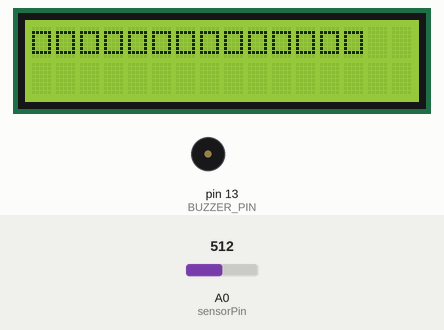
Recording of a sketch running on a simulated Arduino Uno, built with avr-gcc and run on an emulated ATmega328P. Shown: 16×2 character LCD, buzzer (waves = sounding). The test bench sets the inputs (shaded band); at power-on: A0 (sensorPin) = 512.

Above: at 0.87 s.
1.3 s: A0 (sensorPin) set to 993
3.6 s: A0 (sensorPin) set to 1019
At 4.4 s:
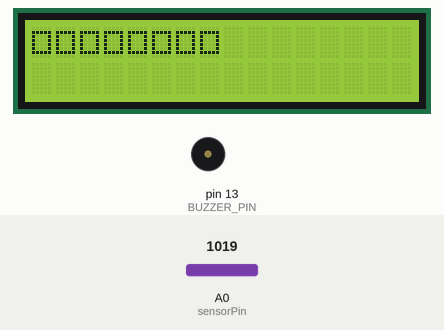
5.1 s: A0 (sensorPin) set to 990
At 8.0 s:
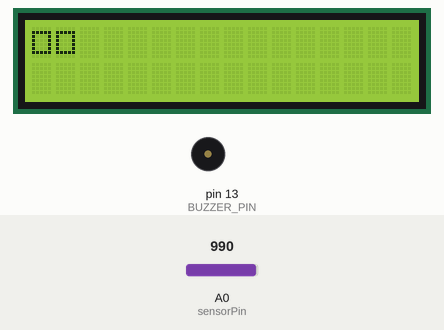
8.1 s: A0 (sensorPin) set to 1010
At 8.9 s:
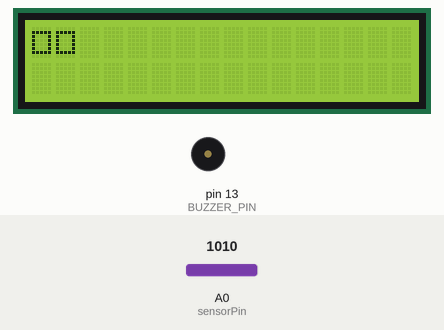
9.6 s: A0 (sensorPin) set to 900
At 11.3 s:
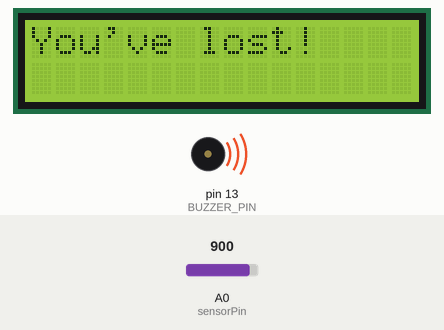
Timing chart, 0 to 12.8 s (numbered marks = the images above; inputs shaded):
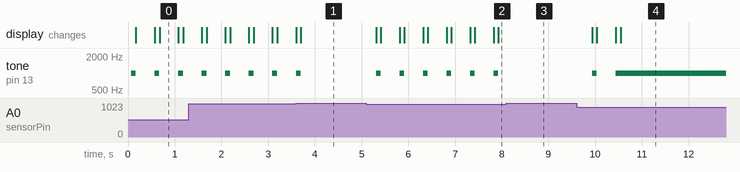

The sketch:

sketch_apr20a.ino
```cpp
#include <LiquidCrystal.h>
#define BUZZER_PIN 13

const int sensorPin = A0; // Analog pin connected to the light sensor
int sensorValue = 0;
int health = 16;

// Define the pins connected to your LCD module
const int rs = 12;        // Register Select (RS) pin
const int en = 11;        // Enable (E) pin
const int d4 = 5;        // Data pin D4
const int d5 = 4;        // Data pin D5
const int d6 = 3;        // Data pin D6
const int d7 = 2;        // Data pin D7

// Set the number of columns and rows on your LCD
const int cols = 16;     // Number of columns on the LCD
const int rows = 2;      // Number of rows on the LCD

// Initialize the LiquidCrystal library with the pins above
LiquidCrystal lcd(rs, en, d4, d5, d6, d7);


void printHealthBars()
{
  return;
}

void setup() {
  pinMode(BUZZER_PIN, OUTPUT);
  // Set up the LCD's number of columns and rows
  lcd.begin(cols, rows);

  // Print a message to the LCD
  lcd.print("Hello, World!");
  lcd.clear();

  Serial.begin(9600); // Initialize serial communication
}

void loop() {
  sensorValue = analogRead(sensorPin);
  lcd.clear();
  if (sensorValue <= 1000)
  {
    health--;
    tone(BUZZER_PIN, 1000);
    delay(100);
    noTone(BUZZER_PIN);
    while (health==0) {
      lcd.clear();
      tone(BUZZER_PIN, 1000);
      lcd.write("You've lost!");
      delay(250);

    }
  }
  for (int i=0;i<health;i++) {
    lcd.write(219);
  }
  //lcd.print(health);
  delay(400);


}
```

Measured:
- the behaviour switches between 1000 and 1001 on A0 (sensorPin) (found by bisection; images 0 and 1)
- after the input at 3.6 s, tone on pin 13 (BUZZER_PIN): goes on until 3.7 s, then stays silent
- after the input at 5.1 s, tone on pin 13 (BUZZER_PIN): alternates 1000 Hz for 0.10 s and silent for 0.40 s, starting after 0.21 s; the display: first changes after 0.21 s (image 2 shows a later state)
- after the input at 8.1 s, tone on pin 13 (BUZZER_PIN): stays silent (without the input it goes to 1000 Hz after 0.23 s)
- after the input at 9.6 s, tone on pin 13 (BUZZER_PIN): silent → 1000 Hz after 0.34 s, → silent 0.10 s later, → 1000 Hz 0.40 s later; the display: first changes after 0.34 s (image 4 shows a later state)
- by itself, tone on pin 13 (BUZZER_PIN): alternates 1000 Hz for 0.10 s and silent for 0.40 s
- what the display in image 0 shows lasts 0.4 s, from 0.7 s to 1.1 s
